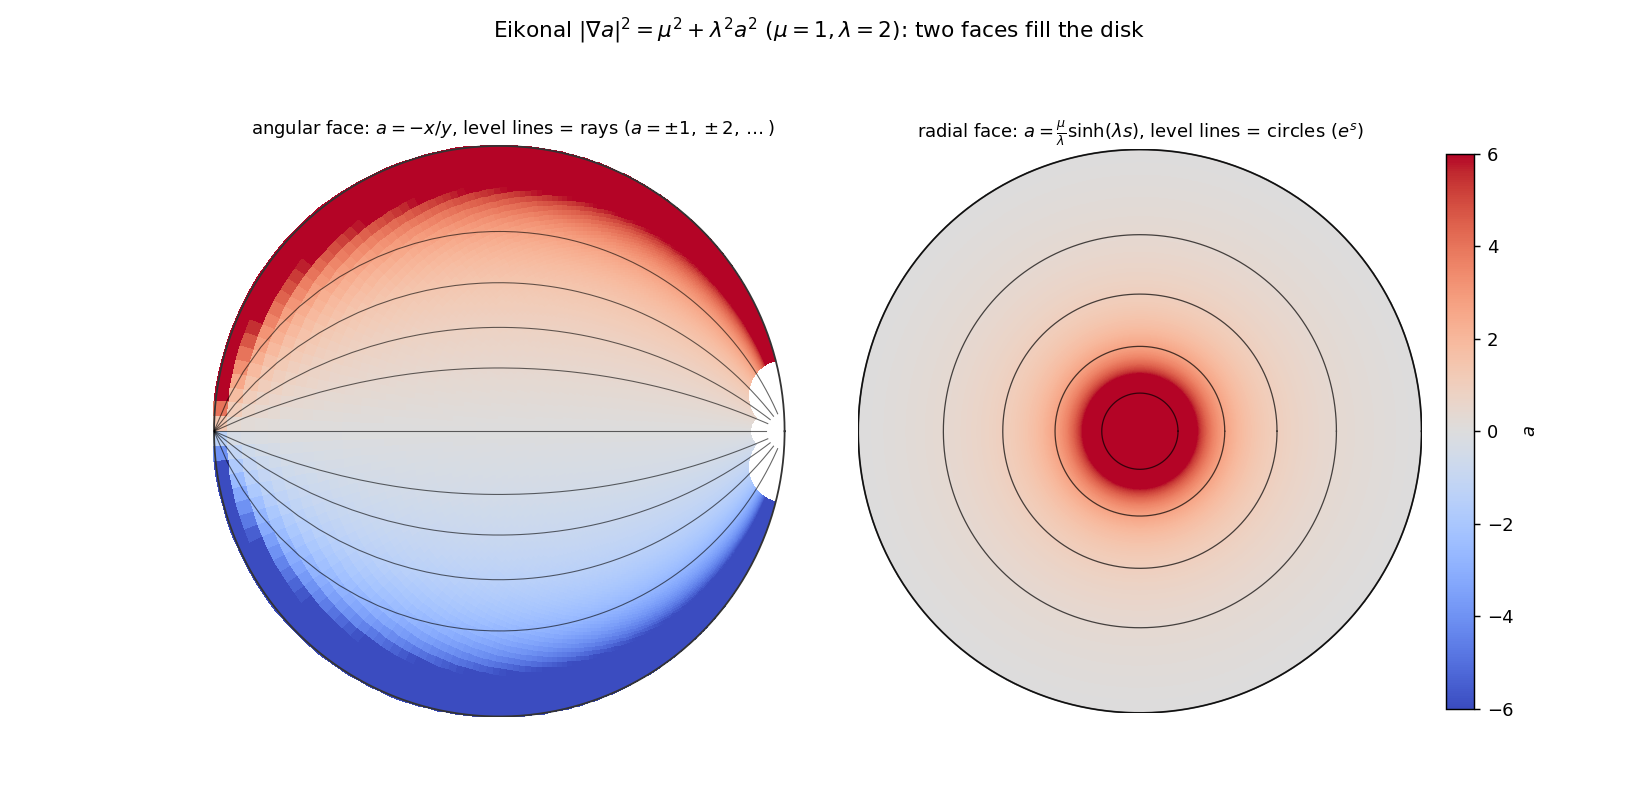

This chart was generated by the following Python code:
#!/usr/bin/env python3
"""
037 — The Eikonal equation  |grad a|^2 = mu^2 + lam^2 a^2  fills the space.

This is exactly the regular-AES axiom.  Its solution is a = (mu/lam) sinh(lam s)
where s is the eikonal distance (|grad s| = 1).  Two faces:

  * angular face (E_0, a = -x/y): level lines are the RAYS (theta = const),
    gradient lines are the CIRCLES;  a = -cot(theta).
  * radial face (flat/Hecke, a = (mu/lam) sinh(lam s)): level lines are the
    CONCENTRIC CIRCLES (s = const), growing exponentially (e^s) toward the
    singularity;  a -> +-inf at the origin and -> 0 at the boundary.

Both satisfy the Eikonal equation identically, so they "fill the space" and
agree on the skeleton (a(eps_4)=1 for E_0; a=0 on the {inf,4} zero network for
the flat face).

Shown (mu=1, lam=2): left = angular face, right = radial face, both in the
Poincare disk, with the level lines and the skeleton skeleton overlaid.

STATUS: Eikonal equation verified numerically (1e-13); both solution faces are
the exact E_0 / flat assignments.  The "fill and agree" reading is PROVED for
these two known solutions.
"""

import numpy as np
import matplotlib
matplotlib.use("Agg")
import matplotlib.pyplot as plt
from math import sqrt, pi

MU, LAM = 1.0, 2.0


def to_disk(z):
    return (z - 1j) / (z + 1j)


def main():
    fig, (ax1, ax2) = plt.subplots(1, 2, figsize=(12.6, 6.2))

    # ---------- left: angular face  a = -x/y in the disk ----------
    n = 600
    xs = np.linspace(-8, 8, n); ys = np.linspace(0.01, 16, n)
    X, Y = np.meshgrid(xs, ys)
    A = -X / Y
    W = to_disk(X + 1j*Y)
    inside = np.abs(W) < 1.0
    A = np.where(inside, A, np.nan)
    A = np.clip(A, -6, 6)
    im1 = ax1.pcolormesh(W.real, W.imag, A, cmap="coolwarm", vmin=-6, vmax=6,
                         shading="auto")
    for ax in (ax1, ax2):
        th = np.linspace(0, 2*pi, 400)
        ax.plot(np.cos(th), np.sin(th), color="0.2", lw=1.0)
        ax.set_aspect("equal"); ax.set_xticks([]); ax.set_yticks([])
        for sp in ax.spines.values():
            sp.set_visible(False)
    # level lines: rays (a = const) -> theta = const
    rho = np.linspace(0.001, 30, 500)
    for t in np.radians([20, 35, 50, 65, 90, 115, 130, 145, 160]):
        z = rho * np.exp(1j*t)
        w = to_disk(z)
        ax1.plot(w.real, w.imag, color="k", lw=0.6, alpha=0.6)
    ax1.set_title(r"angular face: $a=-x/y$, level lines = rays "
                  r"($a=\pm1,\pm2,\dots$)", fontsize=10)

    # ---------- right: radial face  a = (mu/lam) sinh(lam s) in the disk ----------
    R = np.linspace(0.001, 1.0, 600)
    TH = np.linspace(0, 2*pi, 800)
    RR, TT = np.meshgrid(R, TH)
    Wr = RR * np.exp(1j*TT)
    s = np.log(1.0/RR)                    # eikonal distance from the boundary
    Ar = np.clip((MU/LAM)*np.sinh(LAM*s), -6, 6)
    im2 = ax2.pcolormesh(Wr.real, Wr.imag, Ar, cmap="coolwarm", vmin=-6, vmax=6,
                         shading="auto")
    th1d = np.linspace(0, 2*pi, 800)
    for sm in [0.0, 0.36, 0.72, 1.2, 2.0]:
        ax2.plot(np.exp(-sm)*np.cos(th1d), np.exp(-sm)*np.sin(th1d),
                 color="k", lw=0.7, alpha=0.7)
    ax2.set_title(r"radial face: $a=\frac{\mu}{\lambda}\sinh(\lambda s)$, "
                  r"level lines = circles ($e^s$)", fontsize=10)

    cb = fig.colorbar(im2, ax=ax2, fraction=0.045, pad=0.04)
    cb.set_label(r"$a$")
    fig.suptitle(r"Eikonal $|\nabla a|^2=\mu^2+\lambda^2 a^2$ "
                 r"($\mu=1,\lambda=2$): two faces fill the disk", fontsize=12)
    fig.subplots_adjust(top=0.82, wspace=0.06)
    out = "/Users/mingli/AEG/aeg-paper/notes/general/037-eikonal-fill.png"
    fig.savefig(out, dpi=130)
    print("saved:", out)


if __name__ == "__main__":
    main()
